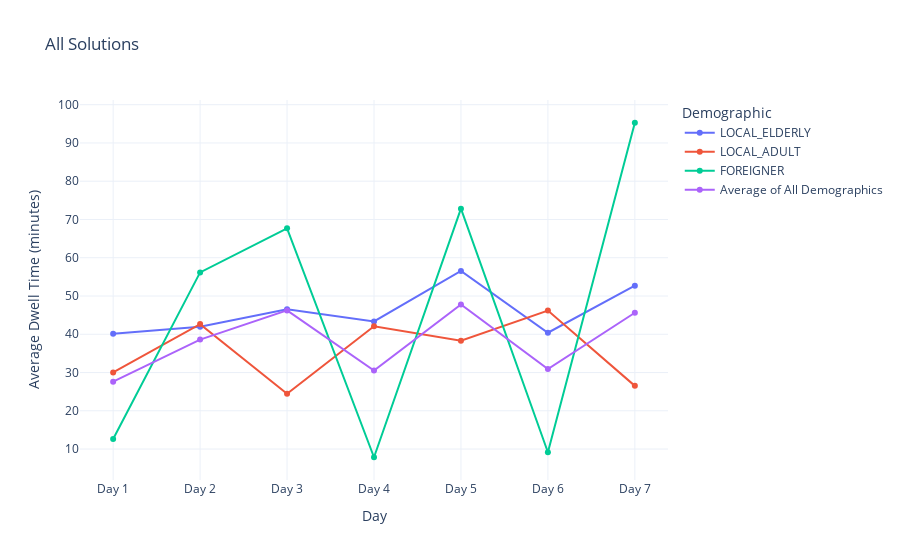

Notebook source saved alongside this figure:
### Markdown cell above
# all

### Code cell
import pandas as pd
import plotly.graph_objects as go

file_path = 'all/SimulationData6.xlsx'
xls = pd.ExcelFile(file_path)

avg_dwell_times = pd.DataFrame()

for sheet_name in xls.sheet_names:
    day_data = pd.read_excel(xls, sheet_name=sheet_name)
    day_data = day_data.drop(columns=[col for col in day_data.columns if "Unnamed" in col])
    day_data_filtered = day_data[(day_data['Simulation Hour'] >= 10) & (day_data['Simulation Hour'] <= 20)]
    avg_for_day = (day_data_filtered[day_data_filtered > 0].mean().drop('Simulation Hour')) / 60
    avg_dwell_times[sheet_name] = avg_for_day

avg_dwell_times = avg_dwell_times.T
avg_dwell_times = avg_dwell_times.drop('Day 8', errors='ignore')
avg_dwell_times.index = [f"Day {i+1}" for i in range(len(avg_dwell_times))]

average_all = avg_dwell_times['Average of All Demographics'].mean()
print(average_all)
dictionary['All'] = average_all

fig = go.Figure()

for demographic in avg_dwell_times.columns:
    text_values = [f"{value:.2f}" for value in avg_dwell_times[demographic]]
    fig.add_trace(go.Scatter(x=avg_dwell_times.index, y=avg_dwell_times[demographic], text=text_values,
                             mode='lines+markers', name=demographic, textposition="top center"))

fig.update_layout(title='All Solutions',
                  xaxis_title='Day',
                  yaxis_title='Average Dwell Time (minutes)',
                  legend_title='Demographic',
                  template='plotly_white')

fig.show()

### Figure 1 — Plotly figure (JSON) as saved in the notebook; plotly's stock layout.template omitted (floating-point values rounded to 4 significant figures)
{"data": [{"mode": "lines+markers", "name": "LOCAL_ELDERLY", "text": ["40.17", "41.97", "46.56", "43.34", "56.55", "40.40", "52.69"], "textposition": "top center", "type": "scatter", "x": ["Day 1", "Day 2", "Day 3", "Day 4", "Day 5", "Day 6", "Day 7"], "y": [40.17, 41.97, 46.56, 43.34, 56.55, 40.4, 52.69]}, {"mode": "lines+markers", "name": "LOCAL_ADULT", "text": ["30.02", "42.65", "24.47", "42.08", "38.31", "46.19", "26.51"], "textposition": "top center", "type": "scatter", "x": ["Day 1", "Day 2", "Day 3", "Day 4", "Day 5", "Day 6", "Day 7"], "y": [30.02, 42.65, 24.47, 42.08, 38.31, 46.19, 26.51]}, {"mode": "lines+markers", "name": "FOREIGNER", "text": ["12.65", "56.17", "67.68", "7.86", "72.82", "9.17", "95.28"], "textposition": "top center", "type": "scatter", "x": ["Day 1", "Day 2", "Day 3", "Day 4", "Day 5", "Day 6", "Day 7"], "y": [12.65, 56.17, 67.68, 7.857, 72.82, 9.167, 95.28]}, {"mode": "lines+markers", "name": "Average of All Demographics", "text": ["27.61", "38.61", "46.24", "30.51", "47.80", "30.90", "45.62"], "textposition": "top center", "type": "scatter", "x": ["Day 1", "Day 2", "Day 3", "Day 4", "Day 5", "Day 6", "Day 7"], "y": [27.61, 38.61, 46.24, 30.51, 47.8, 30.9, 45.62]}], "layout": {"legend": {"title": {"text": "Demographic"}}, "title": {"text": "All Solutions"}, "xaxis": {"title": {"text": "Day"}}, "yaxis": {"title": {"text": "Average Dwell Time (minutes)"}}}}
